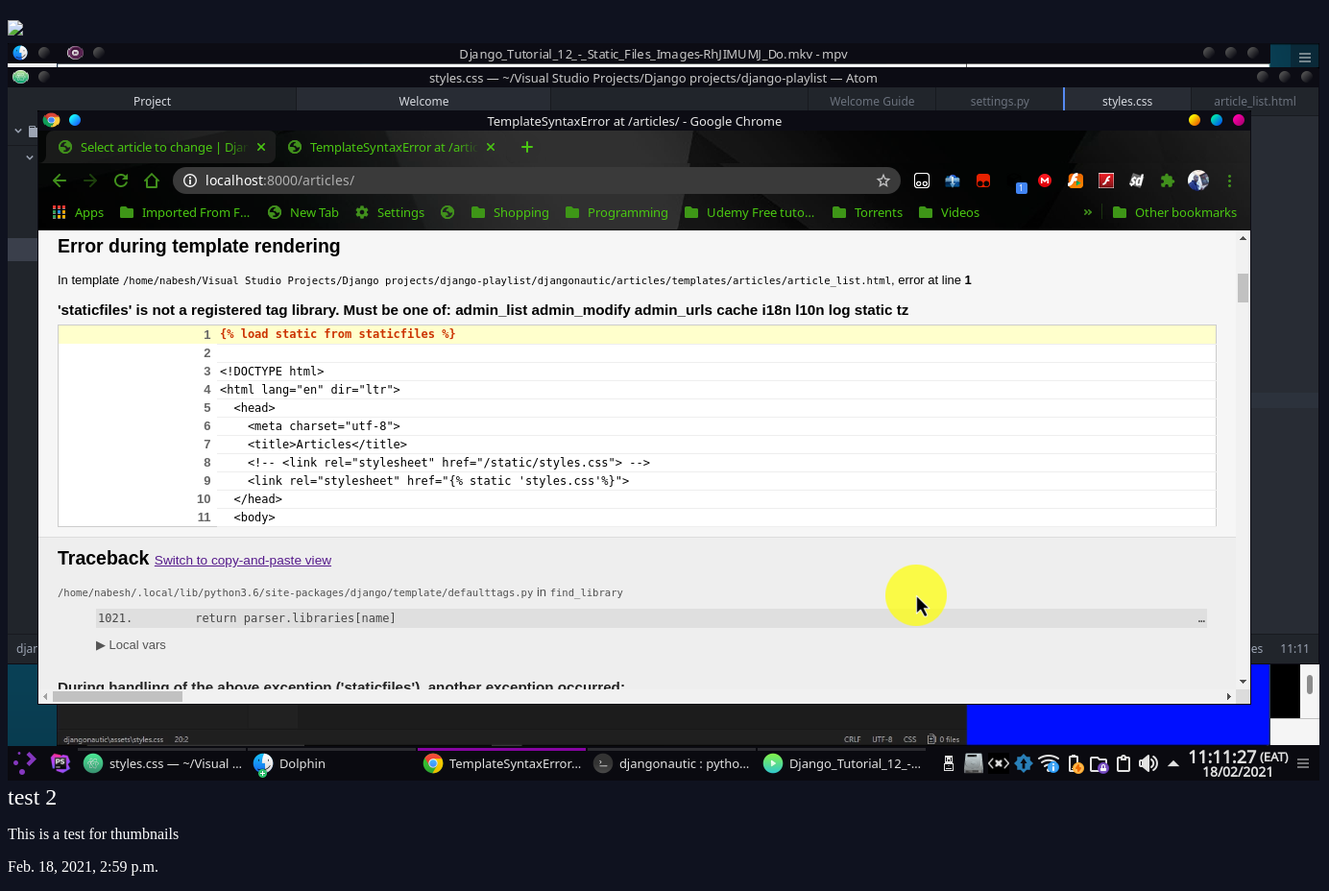
/articles/test-2/, run on the app's committed database.
### articles/models.py (models this page shows, shortened)
class Article(models.Model):
    title = models.CharField(max_length=100)
    slug = models.SlugField()
    body = models.TextField()
    date = models.DateTimeField(auto_now_add=True)
    thumb = models.ImageField(default='default.png', blank=True)

### articles/views.py (the view)
# urls.py: path(r'<slug>/', views.article_detail, name='detail'),
def article_detail(request, slug):
    article = Article.objects.get(slug=slug)
    return render(request, 'articles/article_detail.html', {'article':article})

### articles/templates/articles/article_detail.html
{% extends 'base_layout.html' %}
{% block content %}
<div class="article-detail">
  <div class="article">
    <img src="{{article.thumb.url}}"/>
    <h2>{{article.title}}</h2>
    <p>{{article.body}}</p>
      <p>{{article.date}}</p>
  </div>
</div>
{% endblock %}

### assets/styles.css (style rules this page uses)
body { background-color: #0f121f; background-image: url(stars.png); background-repeat-y: no-repeat; color: #fff; }
body * { font-family: Ubuntu; }
h1,h2,h3,h4,h5 { font-weight: normal; margin: 0; }

### data on the page
Article: thumb (picture), title "test 2", body "This is a test for thumbnails", date "Feb. 18, 2021, 2:59 p.m."
